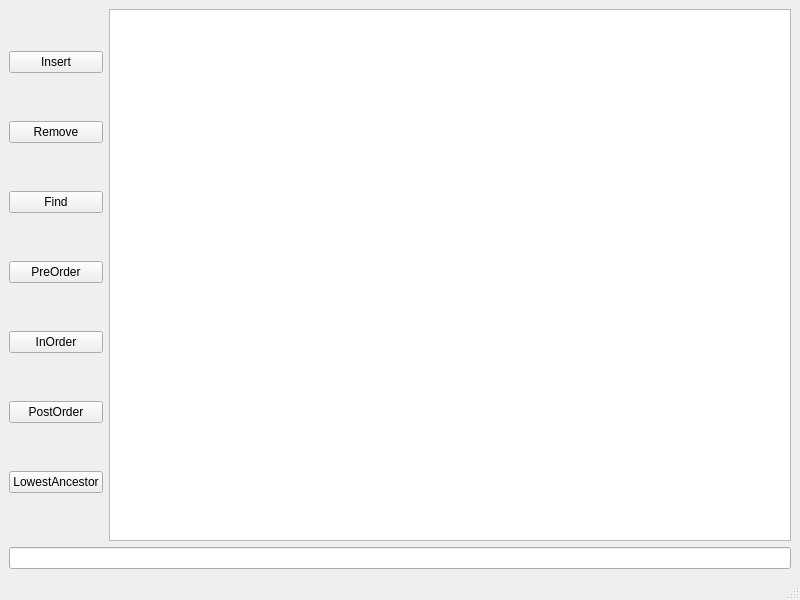
<?xml version="1.0" encoding="UTF-8"?>
<ui version="4.0">
 <class>MainWindow</class>
 <widget class="QMainWindow" name="MainWindow">
  <property name="geometry">
   <rect>
    <x>0</x>
    <y>0</y>
    <width>800</width>
    <height>600</height>
   </rect>
  </property>
  <property name="windowTitle">
   <string>MainWindow</string>
  </property>
  <widget class="QWidget" name="centralwidget">
   <layout class="QGridLayout" name="gridLayout_2">
    <item row="0" column="0">
     <layout class="QGridLayout" name="gridLayout">
      <item row="8" column="0" colspan="2">
       <widget class="QLineEdit" name="lineEdit"/>
      </item>
      <item row="0" column="0" rowspan="8">
       <layout class="QVBoxLayout" name="verticalLayout">
        <item>
         <widget class="QPushButton" name="insert_btn">
          <property name="text">
           <string>Insert</string>
          </property>
         </widget>
        </item>
        <item>
         <widget class="QPushButton" name="remove_btn">
          <property name="text">
           <string>Remove</string>
          </property>
         </widget>
        </item>
        <item>
         <widget class="QPushButton" name="find_btn">
          <property name="text">
           <string>Find</string>
          </property>
         </widget>
        </item>
        <item>
         <widget class="QPushButton" name="preorder_btn">
          <property name="text">
           <string>PreOrder</string>
          </property>
         </widget>
        </item>
        <item>
         <widget class="QPushButton" name="inorder_btn">
          <property name="text">
           <string>InOrder</string>
          </property>
         </widget>
        </item>
        <item>
         <widget class="QPushButton" name="postorder_btn">
          <property name="text">
           <string>PostOrder</string>
          </property>
         </widget>
        </item>
        <item>
         <widget class="QPushButton" name="lowAnces_btn">
          <property name="text">
           <string>LowestAncestor</string>
          </property>
         </widget>
        </item>
       </layout>
      </item>
      <item row="0" column="1" rowspan="8">
       <widget class="QTreeView" name="treeView"/>
      </item>
     </layout>
    </item>
   </layout>
  </widget>
  <widget class="QMenuBar" name="menubar">
   <property name="geometry">
    <rect>
     <x>0</x>
     <y>0</y>
     <width>800</width>
     <height>22</height>
    </rect>
   </property>
  </widget>
  <widget class="QStatusBar" name="statusbar"/>
 </widget>
 <resources/>
 <connections/>
</ui>
